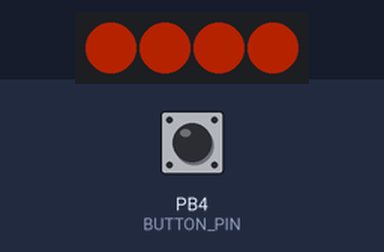
Bench run of a sketch on a simulated ATtiny85, built with avr-gcc and run on an emulated ATtiny85. Shown: 4 RGB LEDs in strip order, left to right. Inputs (shaded band) come from the test bench; at power-on: PB4 (BUTTON_PIN) HIGH. Dim RGB values are drawn brighter than linear; random numbers use the default seed unless the sketch sets one.

Above: at 1.11 s.
1.3 s: PB4 (BUTTON_PIN) pulled LOW for 3.2 s
At 5.33 s:
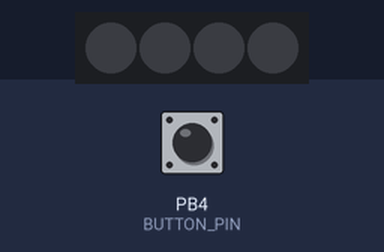
6.0 s: PB4 (BUTTON_PIN) pulled LOW for 0.15 s
At 8.8 s:
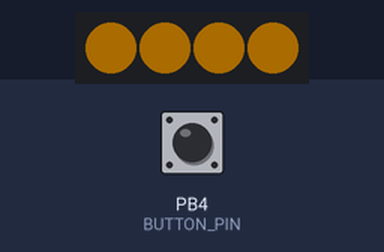
9.0 s: PB4 (BUTTON_PIN) pulled LOW for 1 s
At 10.08 s:
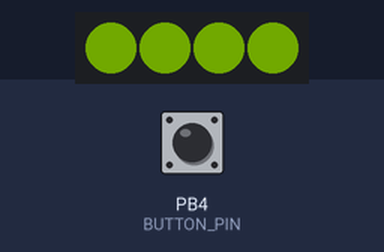
13.0 s: PB4 (BUTTON_PIN) pulled LOW for 0.15 s
At 14.3 s:
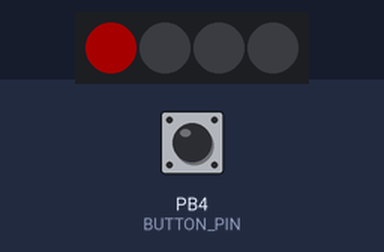
14.6 s: PB4 (BUTTON_PIN) pulsed LOW 2 times (0.12 s each, 0.3 s apart)
At 16.1 s:
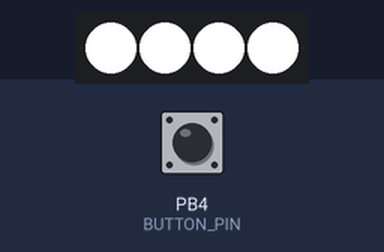
Timing chart, 0 to 17.6 s (numbered marks = the images above; inputs shaded):
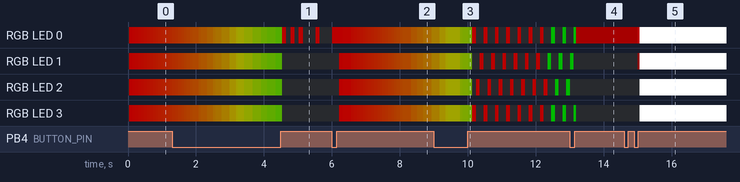

Measured:
- after the input at 14.6 s, RGB LED 0: RGB(40, 0, 0) → RGB(75, 0, 0) after 0.40 s, → RGB(255, 255, 255) 0.06 s later; RGB LED 1: off → RGB(17, 0, 0) after 0.40 s, → RGB(255, 255, 255) 0.06 s later; RGB LED 2, RGB LED 3: off → RGB(255, 255, 255) after 0.46 s

The sketch:

2025-Code-KidsBadge.ino
```cpp
// ATtiny85 + 4x WS2812B (NeoPixel) - 8 Modes (6 normal + 2 hidden)
// Data on D3 (PB3), Button on D4 (PB4, active LOW with internal pull-up)
//
// Normal Modes (cycled with short press):
// 1) Slow fade loop through RGBCMYW
// 2) Slow fade loop through RGBCMYW + glitter
// 3) Theater chase cycling R -> G -> B
// 4) Night-light: single red LED with gentle overlap to next
// 5) KITT scanner in red with tail
// 6) Flashlight full white (max brightness)
//
// Hidden Modes (long-press to access):
// 7) Morse Code: one LED per word (R,G,B,W) for "SECRET CODEWORD IS VICTORY"
//    Long-press 3 seconds to enter.
// 8) Party Mode: full brightness; random LED, random colors (RGBCMYW), random intervals
//    Long-press 6 seconds to enter.
//
// Board: ATtiny85 @ 8 MHz (internal)
// Library: Adafruit_NeoPixel

#include <Adafruit_NeoPixel.h>

#define LED_PIN       3  // D3 (PB3)
#define BUTTON_PIN    4  // D4 (PB4) to GND, uses INPUT_PULLUP
#define NUM_LEDS      4

// ---------------------- Global brightness ----------------------
const uint8_t BRIGHTNESS_GLOBAL     = 75;   // Modes 1..5 and Mode 7 (unless changed)
const uint8_t BRIGHTNESS_FLASHLIGHT = 255;  // Mode 6 only

// ---------------------- Tunable parameters ---------------------
// Mode 1 (fade RGBCMYW)
uint16_t M1_FRAME_MS     = 35;     // tick rate
uint16_t M1_FADE_STEPS   = 180;    // bigger = slower crossfade

// Mode 2 (fade + glitter)
uint16_t M2_FRAME_MS     = 35;
uint16_t M2_FADE_STEPS   = 180;
uint16_t M2_GLITTER_PERMILLE = 80; // 0..1000 chance per tick (~8%)

// Mode 3 (theater chase RGB)
uint16_t M3_FRAME_MS     = 110;    // step speed
uint8_t  M3_CYCLE_TICKS  = 20;      // steps before changing color (R->G->B)

// Mode 4 (Night-light: single red LED with overlap to the next)
uint16_t M4_FRAME_MS        = 25;   // tick rate for Mode 4
uint16_t M4_SEG_STEPS       = 400;  // steps each LED stays active
uint16_t M4_OVERLAP_STEPS   = 80;   // how long fade overlaps
uint8_t  M4_BRIGHTNESS      = 40;   // brightness just for Night-light mode

// Mode 5 (KITT scanner red)
uint16_t M5_FRAME_MS     = 256;   // how fast to scan, lower is faster
uint8_t  M5_TAIL_L1      = 60;    // brightness of immediate neighbors
uint8_t  M5_TAIL_L2      = 1;     // two steps away

// Mode 6 (flashlight)
uint16_t M6_FRAME_MS     = 60;     // not critical

// Mode 7 (Morse Code)
uint16_t M7_FRAME_MS     = 10;     // event checker interval
uint16_t M7_UNIT_MS      = 120;    // Morse time unit (dot)
uint8_t  M7_LETTER_GAP   = 3;      // units between letters
uint8_t  M7_WORD_GAP     = 7;      // units between words

// Mode 8 (Party)
uint16_t M8_FRAME_MS     = 10;     // event checker interval
uint16_t M8_MIN_MS       = 60;     // min interval between blinks
uint16_t M8_MAX_MS       = 220;    // max interval between blinks

// Button long-press thresholds
const uint16_t LONGPRESS_MORSE_MS = 3000;  // 3 seconds -> Mode 7
const uint16_t LONGPRESS_PARTY_MS = 6000;  // 6 seconds -> Mode 8

// ---------------------------------------------------------------
Adafruit_NeoPixel strip(NUM_LEDS, LED_PIN, NEO_GRB + NEO_KHZ800);

// Button debounce
bool     btnState      = HIGH;
bool     btnPrev       = HIGH;
uint32_t btnLastChange = 0;
const uint16_t BTN_DEBOUNCE_MS = 35;
uint32_t pressStartMs  = 0;

// Timing
uint32_t nowMs;
uint32_t lastFrameMs = 0;
uint16_t frameIntervalMs = 30;

// Modes
// Normal modes are 0..5 (Mode1..Mode6). Hidden: 6 (Mode7), 7 (Mode8)
uint8_t  currentMode = 0;         // 0..7
const uint8_t MODE_COUNT = 6;     // short-press cycles among first 6

// ---------------------- Utilities ----------------------
static inline uint32_t rgb(uint8_t r, uint8_t g, uint8_t b) {
  return strip.Color(r, g, b);
}
static inline uint8_t qadd8(uint8_t a, uint8_t b) { uint16_t s = a + b; return (s > 255) ? 255 : s; }

void showAll(uint32_t color) {
  for (uint8_t i = 0; i < NUM_LEDS; i++) strip.setPixelColor(i, color);
  strip.show();
}
void clearAll() {
  for (uint8_t i = 0; i < NUM_LEDS; i++) strip.setPixelColor(i, 0);
}

// ---------------------- Palette for Modes 1 & 2 ----------------
const uint8_t PALETTE_LEN = 7; // R,G,B,C,M,Y,W
const uint8_t paletteR[PALETTE_LEN] = {255,   0,   0,   0, 255, 255, 255};
const uint8_t paletteG[PALETTE_LEN] = {  0, 255,   0, 255,   0, 255, 255};
const uint8_t paletteB[PALETTE_LEN] = {  0,   0, 255, 255, 255,   0, 255};

uint8_t  palIdxFrom = 0;
uint8_t  palIdxTo   = 1;
uint16_t fadeStep   = 0;

// Integer lerp
static inline uint8_t lerp8(uint8_t a, uint8_t b, uint16_t t, uint16_t tmax) {
  int16_t diff = int16_t(b) - int16_t(a);
  int32_t num  = int32_t(diff) * int32_t(t);
  int16_t add  = (num >= 0) ? (num / int16_t(tmax)) : -((-num) / int16_t(tmax));
  int16_t res  = int16_t(a) + add;
  if (res < 0) res = 0; if (res > 255) res = 255;
  return uint8_t(res);
}

void drawPaletteFadeBase(uint16_t steps) {
  uint8_t r = lerp8(paletteR[palIdxFrom], paletteR[palIdxTo], fadeStep, steps);
  uint8_t g = lerp8(paletteG[palIdxFrom], paletteG[palIdxTo], fadeStep, steps);
  uint8_t b = lerp8(paletteB[palIdxFrom], paletteB[palIdxTo], fadeStep, steps);
  for (uint8_t i = 0; i < NUM_LEDS; i++) strip.setPixelColor(i, r, g, b);
}

void advancePaletteFade(uint16_t steps) {
  if (++fadeStep > steps) {
    fadeStep = 0;
    palIdxFrom = palIdxTo;
    palIdxTo = (palIdxTo + 1) % PALETTE_LEN;
  }
}

// Glitter (brief white speckle for this frame only)
void addGlitter(uint16_t chancePermille /*0..1000*/) {
  if ((uint16_t)random(1000) < chancePermille) {
    uint8_t i = random(NUM_LEDS);
    uint32_t c = strip.getPixelColor(i);
    uint8_t r = (c >> 16) & 0xFF;
    uint8_t g = (c >> 8)  & 0xFF;
    uint8_t b =  c        & 0xFF;
    r = qadd8(r, 180);
    g = qadd8(g, 180);
    b = qadd8(b, 180);
    strip.setPixelColor(i, r, g, b);
  }
}

// ---------------------- Mode 3: theater chase ------------------
uint8_t chaseOffset = 0;     // 0..2
uint8_t chaseColorIdx = 0;   // 0=R,1=G,2=B
uint8_t chaseTickCount = 0;

void drawTheaterChase(uint8_t cycleTicks) {
  uint8_t r = (chaseColorIdx == 0) ? 255 : 0;
  uint8_t g = (chaseColorIdx == 1) ? 255 : 0;
  uint8_t b = (chaseColorIdx == 2) ? 255 : 0;

  for (uint8_t i = 0; i < NUM_LEDS; i++) {
    if ((i + chaseOffset) % 3 == 0) strip.setPixelColor(i, r, g, b);
    else                            strip.setPixelColor(i, 0, 0, 0);
  }
  if (++chaseOffset >= 3) chaseOffset = 0;

  if (++chaseTickCount >= cycleTicks) {
    chaseTickCount = 0;
    chaseColorIdx = (chaseColorIdx + 1) % 3; // R->G->B->R
  }
}

// ---------------------- Mode 4: Night-light --------------------
// One LED fully on in red; during the last OVERLAP portion it fades down
// while the NEXT LED fades up. At most two LEDs are lit at once.
uint16_t m4_step = 0;      // 0..M4_SEG_STEPS-1 within current LED segment
uint8_t  m4_led  = 0;      // which LED is currently active (0..NUM_LEDS-1)

void drawNightLight(uint16_t segSteps, uint16_t overlapSteps) {
  if (overlapSteps > segSteps) overlapSteps = segSteps; // clamp

  bool inOverlap = (m4_step >= (segSteps - overlapSteps));
  uint16_t overlapProg = inOverlap ? (m4_step - (segSteps - overlapSteps)) : 0; // 0..overlapSteps-1

  uint8_t currLevel, nextLevel = 0;
  if (!inOverlap) {
    currLevel = 255; // fully on during the non-overlap portion
  } else {
    uint8_t down = uint8_t((uint32_t)(overlapSteps - overlapProg) * 255UL / overlapSteps); // 255->0
    uint8_t up   = uint8_t((uint32_t)overlapProg * 255UL / overlapSteps);                  // 0->255
    currLevel = down;
    nextLevel = up;
  }

  uint8_t nextLed = (m4_led + 1) % NUM_LEDS;
  for (uint8_t i = 0; i < NUM_LEDS; i++) {
    if (i == m4_led)            strip.setPixelColor(i, currLevel, 0, 0);
    else if (inOverlap && i == nextLed) strip.setPixelColor(i, nextLevel, 0, 0);
    else                        strip.setPixelColor(i, 0, 0, 0);
  }

  if (++m4_step >= segSteps) {
    m4_step = 0;
    m4_led  = nextLed;
  }
}

// ---------------------- Mode 5: KITT scanner -------------------
int8_t  scanPos = 0;
int8_t  scanDir = 1;
void drawKITT(uint8_t tail1, uint8_t tail2) {
  clearAll();

  for (int8_t i = 0; i < (int8_t)NUM_LEDS; i++) {
    int8_t d = i - scanPos;
    uint8_t level = 0;
    if (d == 0) level = 255;
    else if (d == 1 || d == -1) level = tail1;
    else if (d == 2 || d == -2) level = tail2;
    if (level) strip.setPixelColor(i, level, 0, 0);
  }

  scanPos += scanDir;
  if (scanPos <= 0)                  { scanPos = 0;               scanDir = +1; }
  if (scanPos >= (int8_t)NUM_LEDS-1) { scanPos = NUM_LEDS - 1;    scanDir = -1; }
}

// ---------------------- Mode 6: flashlight ---------------------
void drawFlashlight() {
  strip.setBrightness(BRIGHTNESS_FLASHLIGHT);  // ensure max while active
  showAll(rgb(255,255,255));
}

// ---------------------- Mode 7: Morse Code ---------------------
// Message split into four words; one LED per word with distinct color R,G,B,W
const uint8_t M7_WORD_COUNT = 4;
char mode7Words[M7_WORD_COUNT][10] = { "SECRET", "CODEWORD", "IS", "VICTORY" };

// State
uint8_t  m7_word = 0;     // 0..3
uint8_t  m7_char = 0;     // index within current word
uint8_t  m7_sym  = 0;     // element within character
uint8_t  m7_charLen = 0;  // number of elements in current char
uint8_t  m7_charPat = 0;  // bits: MSB-first, 0=dot,1=dash
bool     m7_onPhase = false;
uint32_t m7_nextChangeMs = 0;

// Encode A..Z to (len, pattern). Pattern MSB-first, 0=dot,1=dash
void morseEncode(char ch, uint8_t* len, uint8_t* pat) {
  if (ch >= 'a' && ch <= 'z') ch -= 32; // to upper
  switch (ch) {
    case 'A': *len=2; *pat=0b01;   break; // .-
    case 'B': *len=4; *pat=0b1000; break; // -...
    case 'C': *len=4; *pat=0b1010; break; // -.-.
    case 'D': *len=3; *pat=0b100;  break; // -..
    case 'E': *len=1; *pat=0b0;    break; // .
    case 'F': *len=4; *pat=0b0010; break; // ..-.
    case 'G': *len=3; *pat=0b110;  break; // --.
    case 'H': *len=4; *pat=0b0000; break; // ....
    case 'I': *len=2; *pat=0b00;   break; // ..
    case 'J': *len=4; *pat=0b0111; break; // .---
    case 'K': *len=3; *pat=0b101;  break; // -.-
    case 'L': *len=4; *pat=0b0100; break; // .-..
    case 'M': *len=2; *pat=0b11;   break; // --
    case 'N': *len=2; *pat=0b10;   break; // -.
    case 'O': *len=3; *pat=0b111;  break; // ---
    case 'P': *len=4; *pat=0b0110; break; // .--.
    case 'Q': *len=4; *pat=0b1101; break; // --.-
    case 'R': *len=3; *pat=0b010;  break; // .-.
    case 'S': *len=3; *pat=0b000;  break; // ...
    case 'T': *len=1; *pat=0b1;    break; // -
    case 'U': *len=3; *pat=0b001;  break; // ..-
    case 'V': *len=4; *pat=0b0001; break; // ...-
    case 'W': *len=3; *pat=0b011;  break; // .--
    case 'X': *len=4; *pat=0b1001; break; // -..-
    case 'Y': *len=4; *pat=0b1011; break; // -.--
    case 'Z': *len=4; *pat=0b1100; break; // --..
    default:  *len=0; *pat=0;      break; // unsupported
  }
}

uint32_t m7_wordColor(uint8_t w) {
  switch (w % 4) {
    case 0: return rgb(255,0,0);   // R
    case 1: return rgb(0,255,0);   // G
    case 2: return rgb(0,0,255);   // B
    default:return rgb(255,255,255); // W
  }
}

void m7_setOn(bool on) {
  clearAll();
  if (on) {
    uint8_t led = m7_word % NUM_LEDS;
    strip.setPixelColor(led, m7_wordColor(m7_word));
  }
  strip.show();
}

void m7_begin() {
  m7_word = 0; m7_char = 0; m7_sym = 0; m7_onPhase = true;
  char ch = mode7Words[m7_word][m7_char];
  morseEncode(ch, &m7_charLen, &m7_charPat);
  if (m7_charLen == 0) { m7_onPhase = false; m7_nextChangeMs = millis() + (uint32_t)M7_UNIT_MS; return; }
  uint8_t units = ((m7_charPat >> (m7_charLen - 1 - m7_sym)) & 0x01) ? 3 : 1;
  m7_setOn(true);
  m7_nextChangeMs = millis() + (uint32_t)units * M7_UNIT_MS;
}

void Mode7() {
  uint32_t now = millis();
  if ((int32_t)(now - m7_nextChangeMs) < 0) return; // not yet time

  if (m7_onPhase) {
    // Finished ON phase of current symbol -> go OFF
    m7_setOn(false);
    m7_onPhase = false;
    if (m7_sym < m7_charLen - 1) {
      // intra-character gap (1 unit)
      m7_nextChangeMs = now + M7_UNIT_MS;
    } else {
      // End of letter: letter gap or word gap
      bool endOfWord = (mode7Words[m7_word][m7_char+1] == '\0');
      uint16_t gapUnits = endOfWord ? M7_WORD_GAP : M7_LETTER_GAP;
      m7_nextChangeMs = now + (uint32_t)gapUnits * M7_UNIT_MS;
    }
  } else {
    // Finished OFF phase -> either next symbol, next letter, or next word
    if (m7_sym < m7_charLen - 1) {
      // Next symbol in same letter
      m7_sym++;
      m7_onPhase = true;
      uint8_t units = ((m7_charPat >> (m7_charLen - 1 - m7_sym)) & 0x01) ? 3 : 1;
      m7_setOn(true);
      m7_nextChangeMs = now + (uint32_t)units * M7_UNIT_MS;
    } else {
      // Move to next letter or next word
      if (mode7Words[m7_word][m7_char+1] != '\0') {
        // next letter
        m7_char++;
      } else {
        // next word
        m7_word = (m7_word + 1) % M7_WORD_COUNT;
        m7_char = 0;
      }
      // Load new character
      char ch = mode7Words[m7_word][m7_char];
      morseEncode(ch, &m7_charLen, &m7_charPat);
      m7_sym = 0;
      m7_onPhase = true;
      uint8_t units = ((m7_charPat >> (m7_charLen - 1 - m7_sym)) & 0x01) ? 3 : 1;
      m7_setOn(true);
      m7_nextChangeMs = now + (uint32_t)units * M7_UNIT_MS;
    }
  }
}

// ---------------------- Mode 8: Party Mode ---------------------
uint32_t m8_nextChangeMs = 0;

uint32_t colorRGBCMYW(uint8_t idx) {
  switch (idx % 7) {
    case 0: return rgb(255,0,0);     // R
    case 1: return rgb(0,255,0);     // G
    case 2: return rgb(0,0,255);     // B
    case 3: return rgb(0,255,255);   // C
    case 4: return rgb(255,0,255);   // M
    case 5: return rgb(255,255,0);   // Y
    default:return rgb(255,255,255); // W
  }
}

void Mode8() {
  uint32_t now = millis();
  if ((int32_t)(now - m8_nextChangeMs) < 0) return; // wait until next blink

  // Choose random LED and color
  uint8_t led = random(NUM_LEDS);
  uint32_t col = colorRGBCMYW(random(7));

  clearAll();
  strip.setPixelColor(led, col);
  strip.show();

  // Schedule next change
  uint16_t delta = M8_MIN_MS + (random(M8_MAX_MS - M8_MIN_MS + 1));
  m8_nextChangeMs = now + delta;
}

// ---------------------- Mode wrappers --------------------------
void Mode1() {
  drawPaletteFadeBase(M1_FADE_STEPS);
  advancePaletteFade(M1_FADE_STEPS);
  strip.show();
}
void Mode2() {
  drawPaletteFadeBase(M2_FADE_STEPS);
  addGlitter(M2_GLITTER_PERMILLE);
  strip.show();
  advancePaletteFade(M2_FADE_STEPS);
}
void Mode3() {
  drawTheaterChase(M3_CYCLE_TICKS);
  strip.show();
}
void Mode4() {
  drawNightLight(M4_SEG_STEPS, M4_OVERLAP_STEPS);
  strip.show();
}
void Mode5() {
  drawKITT(M5_TAIL_L1, M5_TAIL_L2);
  strip.show();
}
void Mode6() {
  drawFlashlight();
}

// ---------------------- Mode mgmt / setup ----------------------
void setFrameIntervalForMode() {
  switch (currentMode) {
    case 0: frameIntervalMs = M1_FRAME_MS; break;
    case 1: frameIntervalMs = M2_FRAME_MS; break;
    case 2: frameIntervalMs = M3_FRAME_MS; break;
    case 3: frameIntervalMs = M4_FRAME_MS; break;
    case 4: frameIntervalMs = M5_FRAME_MS; break;
    case 5: frameIntervalMs = M6_FRAME_MS; break;
    case 6: frameIntervalMs = M7_FRAME_MS; break; // Morse
    case 7: frameIntervalMs = M8_FRAME_MS; break; // Party
  }
}

void resetPerModeState() {
  // Reset shared state
  palIdxFrom = 0; palIdxTo = 1; fadeStep = 0;
  chaseOffset = 0; chaseColorIdx = 0; chaseTickCount = 0;
  m4_step = 0; m4_led = 0;
  scanPos = 0; scanDir = +1;
  m7_word = 0; m7_char = 0; m7_sym = 0; m7_onPhase = false; m7_nextChangeMs = millis();
  m8_nextChangeMs = millis();

  // Brightness defaults (global), with per-mode overrides
  strip.setBrightness(BRIGHTNESS_GLOBAL);
  if (currentMode == 3) { // Mode4 Night-light custom brightness
    strip.setBrightness(M4_BRIGHTNESS);
  }
  if (currentMode == 5) { // Mode6 Flashlight
    strip.setBrightness(BRIGHTNESS_FLASHLIGHT);
  }
  if (currentMode == 7) { // Mode8 Party Mode: full brightness
    strip.setBrightness(255);
  }

  // Special inits
  if (currentMode == 6) { // Mode7 Morse
    m7_begin();
  }
  if (currentMode == 7) { // Mode8 Party: force immediate first blink
    m8_nextChangeMs = millis();
  }
}

void setMode(uint8_t idx) {
  currentMode = idx;
  resetPerModeState();
  setFrameIntervalForMode();
}

void nextMode() {
  // Only cycle within normal modes 0..5
  currentMode = (currentMode + 1) % MODE_COUNT;
  resetPerModeState();
  setFrameIntervalForMode();
}

void setup() {
  pinMode(BUTTON_PIN, INPUT_PULLUP);
  strip.begin();
  strip.setBrightness(BRIGHTNESS_GLOBAL);
  strip.show(); // clear

  randomSeed(analogRead(0));
  currentMode = 0;             // start at Mode1
  resetPerModeState();
  setFrameIntervalForMode();
}

void loop() {
  nowMs = millis();

  // Debounced button
  bool raw = digitalRead(BUTTON_PIN);
  if (raw != btnPrev) { btnLastChange = nowMs; btnPrev = raw; }
  if ((nowMs - btnLastChange) > BTN_DEBOUNCE_MS) {
    if (raw != btnState) {
      btnState = raw;
      if (btnState == LOW) {
        // pressed
        pressStartMs = nowMs;
      } else {
        // released -> evaluate press duration
        uint32_t held = nowMs - pressStartMs;
        if (held >= LONGPRESS_PARTY_MS) {
          setMode(7); // Hidden Mode 8: Party
        } else if (held >= LONGPRESS_MORSE_MS) {
          setMode(6); // Hidden Mode 7: Morse
        } else {
          nextMode(); // short press cycles normal modes
        }
      }
    }
  }

  // Frame tick
  if ((nowMs - lastFrameMs) >= frameIntervalMs) {
    lastFrameMs = nowMs;
    switch (currentMode) {
      case 0: Mode1(); break;
      case 1: Mode2(); break;
      case 2: Mode3(); break;
      case 3: Mode4(); break;  // Night-light
      case 4: Mode5(); break;
      case 5: Mode6(); break;
      case 6: Mode7(); break;  // Morse (hidden)
      case 7: Mode8(); break;  // Party (hidden)
      default: showAll(0); break;
    }
  }
}
```
